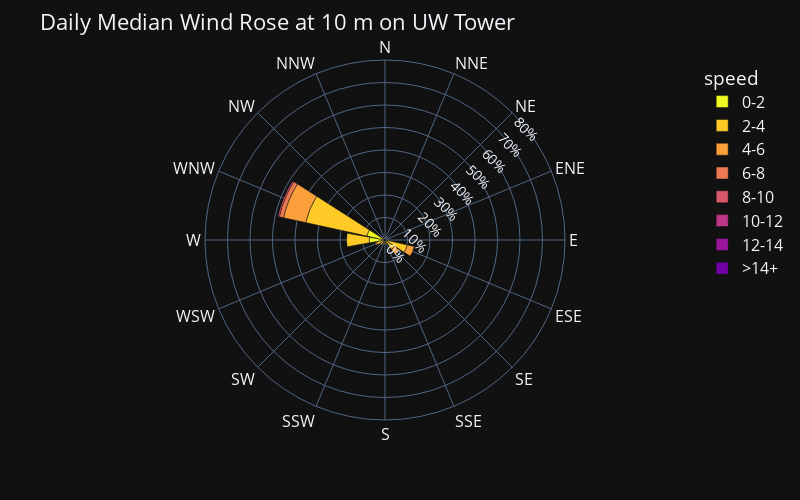

Source (notebook cell):
### Markdown cell above
Box plots are not the best to demonstrate this but the median wind direction is some where around 300 degrees or WNW, it becomes more northerly at lower elevations and more westerly at higher elevations. Wind is pretty much never easterly and rarely southerly.

### Code cell
uw_daily_avg_df = sos_daily_avg_df[['spd_10m_uw', 'dir_10m_uw']]
# create a windrose dataframe
uw_daily_avg_df = create_windrose_df(uw_daily_avg_df, wind_dir_var='dir_10m_uw', wind_spd_var='spd_10m_uw')

# create a wind rose plot using bar_polar
fig = px.bar_polar(uw_daily_avg_df, 
                   r="frequency", 
                   theta="direction", 
                   color="speed", template="plotly_dark",
                   color_discrete_sequence= px.colors.sequential.Plasma_r,
                   width= 800,
                   height=500,
                   barnorm='percent',
                  )
# update the radial axis to show percentages
fig.update_layout(
    title="Daily Median Wind Rose at 10 m on UW Tower",
    font_size=16,
    polar_radialaxis=dict(
         ticksuffix='%',
         tickfont_size=14,
         showline=False,
         showticklabels=True,
         showgrid=True,
         angle=45,
         range=[0, 80]
      ),
)

### Figure 1 — Plotly figure (JSON) as saved in the notebook; plotly's stock layout.template omitted (floating-point values rounded to 4 significant figures)
{"data": [{"hovertemplate": "speed=0-2<br>frequency=%{r}<br>direction=%{theta}<extra></extra>", "legendgroup": "0-2", "marker": {"color": "#f0f921", "pattern": {"shape": ""}}, "name": "0-2", "r": [0, 0, 0, 0, 0, 1.266, 1.899, 1.266, 1.266, 0, 1.266, 0.6329, 6.962, 8.228, 0, 0], "showlegend": true, "subplot": "polar", "theta": ["N", "NNE", "NE", "ENE", "E", "ESE", "SE", "SSE", "S", "SSW", "SW", "WSW", "W", "WNW", "NW", "NNW"], "type": "barpolar"}, {"hovertemplate": "speed=2-4<br>frequency=%{r}<br>direction=%{theta}<extra></extra>", "legendgroup": "2-4", "marker": {"color": "#fdca26", "pattern": {"shape": ""}}, "name": "2-4", "r": [0, 0, 0, 0, 0.6329, 8.861, 3.165, 0.6329, 0.6329, 0, 1.266, 3.165, 10.13, 27.85, 0, 0], "showlegend": true, "subplot": "polar", "theta": ["N", "NNE", "NE", "ENE", "E", "ESE", "SE", "SSE", "S", "SSW", "SW", "WSW", "W", "WNW", "NW", "NNW"], "type": "barpolar"}, {"hovertemplate": "speed=4-6<br>frequency=%{r}<br>direction=%{theta}<extra></extra>", "legendgroup": "4-6", "marker": {"color": "#fb9f3a", "pattern": {"shape": ""}}, "name": "4-6", "r": [0, 0, 0, 0, 0, 3.165, 2.532, 0, 0, 0, 0, 0.6329, 0, 10.13, 1.266, 0], "showlegend": true, "subplot": "polar", "theta": ["N", "NNE", "NE", "ENE", "E", "ESE", "SE", "SSE", "S", "SSW", "SW", "WSW", "W", "WNW", "NW", "NNW"], "type": "barpolar"}, {"hovertemplate": "speed=6-8<br>frequency=%{r}<br>direction=%{theta}<extra></extra>", "legendgroup": "6-8", "marker": {"color": "#ed7953", "pattern": {"shape": ""}}, "name": "6-8", "r": [0, 0, 0, 0, 0, 0, 0, 0, 0, 0, 0, 0, 0, 1.899, 0, 0], "showlegend": true, "subplot": "polar", "theta": ["N", "NNE", "NE", "ENE", "E", "ESE", "SE", "SSE", "S", "SSW", "SW", "WSW", "W", "WNW", "NW", "NNW"], "type": "barpolar"}, {"hovertemplate": "speed=8-10<br>frequency=%{r}<br>direction=%{theta}<extra></extra>", "legendgroup": "8-10", "marker": {"color": "#d8576b", "pattern": {"shape": ""}}, "name": "8-10", "r": [0, 0, 0, 0, 0, 0, 0, 0, 0, 0, 0, 0, 0, 0.6329, 0, 0], "showlegend": true, "subplot": "polar", "theta": ["N", "NNE", "NE", "ENE", "E", "ESE", "SE", "SSE", "S", "SSW", "SW", "WSW", "W", "WNW", "NW", "NNW"], "type": "barpolar"}, {"hovertemplate": "speed=10-12<br>frequency=%{r}<br>direction=%{theta}<extra></extra>", "legendgroup": "10-12", "marker": {"color": "#bd3786", "pattern": {"shape": ""}}, "name": "10-12", "r": [0, 0, 0, 0, 0, 0, 0, 0, 0, 0, 0, 0, 0, 0, 0.6329, 0], "showlegend": true, "subplot": "polar", "theta": ["N", "NNE", "NE", "ENE", "E", "ESE", "SE", "SSE", "S", "SSW", "SW", "WSW", "W", "WNW", "NW", "NNW"], "type": "barpolar"}, {"hovertemplate": "speed=12-14<br>frequency=%{r}<br>direction=%{theta}<extra></extra>", "legendgroup": "12-14", "marker": {"color": "#9c179e", "pattern": {"shape": ""}}, "name": "12-14", "r": [0, 0, 0, 0, 0, 0, 0, 0, 0, 0, 0, 0, 0, 0, 0, 0], "showlegend": true, "subplot": "polar", "theta": ["N", "NNE", "NE", "ENE", "E", "ESE", "SE", "SSE", "S", "SSW", "SW", "WSW", "W", "WNW", "NW", "NNW"], "type": "barpolar"}, {"hovertemplate": "speed=>14+<br>frequency=%{r}<br>direction=%{theta}<extra></extra>", "legendgroup": ">14+", "marker": {"color": "#7201a8", "pattern": {"shape": ""}}, "name": ">14+", "r": [0, 0, 0, 0, 0, 0, 0, 0, 0, 0, 0, 0, 0, 0, 0, 0], "showlegend": true, "subplot": "polar", "theta": ["N", "NNE", "NE", "ENE", "E", "ESE", "SE", "SSE", "S", "SSW", "SW", "WSW", "W", "WNW", "NW", "NNW"], "type": "barpolar"}], "layout": {"barmode": "relative", "barnorm": "percent", "font": {"size": 16}, "height": 500, "legend": {"title": {"text": "speed"}, "tracegroupgap": 0}, "margin": {"t": 60}, "polar": {"angularaxis": {"direction": "clockwise", "rotation": 90}, "domain": {"x": [0, 1], "y": [0, 1]}, "radialaxis": {"angle": 45, "range": [0, 80], "showgrid": true, "showline": false, "showticklabels": true, "tickfont": {"size": 14}, "ticksuffix": "%"}}, "title": {"text": "Daily Median Wind Rose at 10 m on UW Tower"}, "width": 800}}
